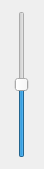
<?xml version="1.0" encoding="UTF-8"?>
<ui version="4.0">
 <class>SliderVolumnDialog</class>
 <widget class="QDialog" name="SliderVolumnDialog">
  <property name="geometry">
   <rect>
    <x>0</x>
    <y>0</y>
    <width>44</width>
    <height>169</height>
   </rect>
  </property>
  <property name="windowTitle">
   <string>Dialog</string>
  </property>
  <property name="styleSheet">
   <string notr="true"/>
  </property>
  <layout class="QGridLayout" name="gridLayout">
   <item row="0" column="0">
    <widget class="QSlider" name="sliderVolumn">
     <property name="maximum">
      <number>100</number>
     </property>
     <property name="value">
      <number>50</number>
     </property>
     <property name="orientation">
      <enum>Qt::Vertical</enum>
     </property>
    </widget>
   </item>
  </layout>
 </widget>
 <resources/>
 <connections/>
</ui>
